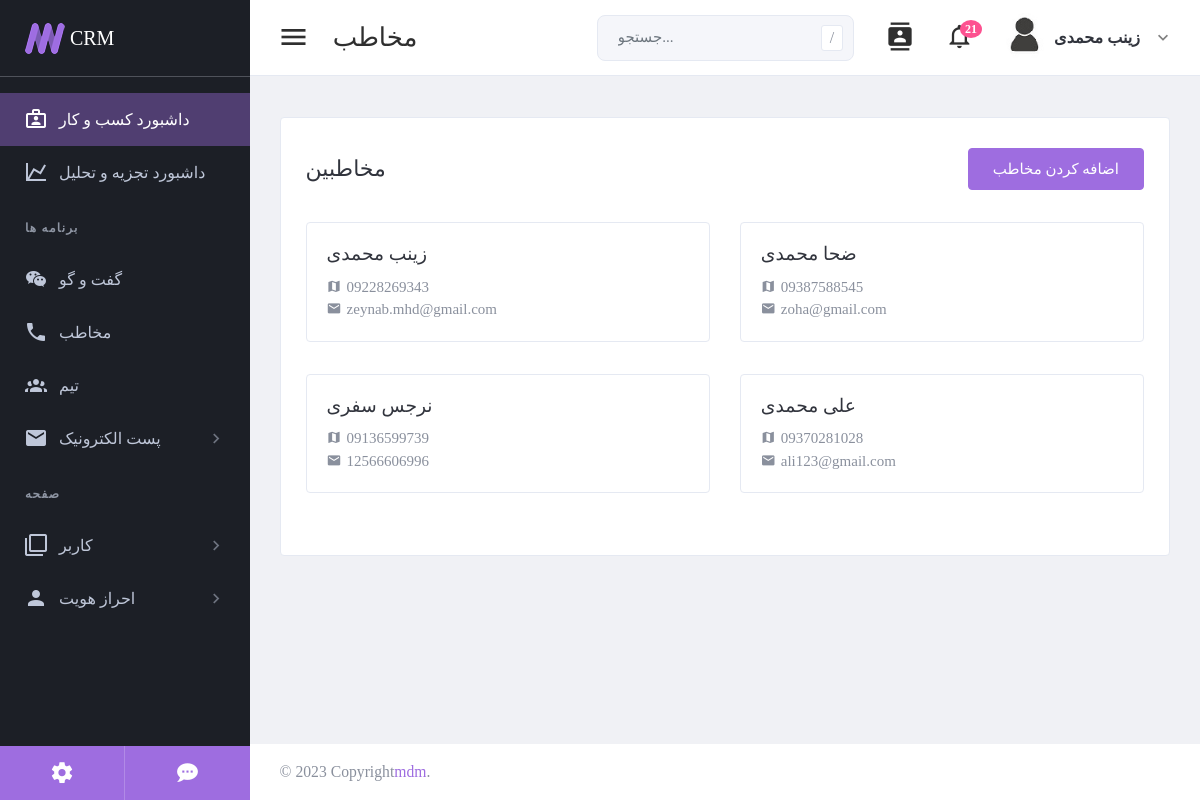
Screenshot of /contacts.php (signed in) with the database file from the repository.
### tables this page shows
CREATE TABLE IF NOT EXISTS `tblusers` (
  `id` int NOT NULL AUTO_INCREMENT,
  `flname` varchar(80) NOT NULL,
  `phone` varchar(80) NOT NULL,
  `email` varchar(80) NOT NULL,
  `pass` varchar(127) NOT NULL,
  PRIMARY KEY (`id`)
);

### contacts.php (the view, shortened to what this page needs)
<?php
include_once "config.php";
$query=mysqli_query($db,"select * from  tblusers");
?>
<!DOCTYPE html>
<html lang="en" dir="ltr">
  <head>
  <link href="plugins/material/css/materialdesignicons.min.css" rel="stylesheet" />
  <link href="plugins/simplebar/simplebar.css" rel="stylesheet" />
  <link href="plugins/nprogress/nprogress.css" rel="stylesheet" />
  <link id="main-css-href" rel="stylesheet" href="css/style.css" />
</head>
  <body class="navbar-fixed sidebar-fixed" id="body">
    <div class="wrapper">
        <aside class="left-sidebar sidebar-dark" id="left-sidebar">
          <div id="sidebar" class="sidebar sidebar-with-footer">
            <div class="app-brand">
              <a href="/index.php">
                <img src="images/logo.png" alt="Mono">
                <span class="brand-name">CRM</span>
              </a>
            </div>
            <div class="sidebar-left" data-simplebar style="height: 100%;">
              <ul class="nav sidebar-inner" id="sidebar-menu">
                  <li
                   class="active"
                   >
                    <a class="sidenav-item-link" href="index.php">
                      <i class="mdi mdi-briefcase-account-outline"></i>
                      <span class="nav-text">داشبورد کسب و کار</span>
                    </a>
                  </li>
                  <li
                   >
                    <a class="sidenav-item-link" href="analytics.php">
                      <i class="mdi mdi-chart-line"></i>
                      <span class="nav-text">داشبورد تجزیه و تحلیل</span>
                    </a>
                  </li>
                  <li class="section-title">
                    برنامه ها
                  </li>
                  <li
                   >
                    <a class="sidenav-item-link" href="chat.php">
                      <i class="mdi mdi-wechat"></i>
                      <span class="nav-text">گفت و گو</span>
                    </a>
                  </li>
                  <li
                   >
                    <a class="sidenav-item-link" href="contacts.php">
                      <i class="mdi mdi-phone"></i>
                      <span class="nav-text">مخاطب</span>
                    </a>
                  </li>
                  <li
                   >
                    <a class="sidenav-item-link" href="team.php">
                      <i class="mdi mdi-account-group"></i>
                      <span class="nav-text">تیم</span>
                    </a>
                  </li>
                  <li  class="has-sub" >
                    <a class="sidenav-item-link" href="javascript:void(0)" data-toggle="collapse" data-target="#email"
                      aria-expanded="false" aria-controls="email">
                      <i class="mdi mdi-email"></i>
                      <span class="nav-text">پست الکترونیک</span> <b class="caret"></b>
                    </a>
                  </li>
                  <li class="section-title">
                    صفحه
                  </li>
                  <li  class="has-sub" >
                    <a class="sidenav-item-link" href="javascript:void(0)" data-toggle="collapse" data-target="#users"
                      aria-expanded="false" aria-controls="users">
                      <i class="mdi mdi-image-filter-none"></i>
                      <span class="nav-text">کاربر</span> <b class="caret"></b>
                    </a>
                  </li>
                  <li  class="has-sub" >
                    <a class="sidenav-item-link" href="javascript:void(0)" data-toggle="collapse" data-target="#authentication"
                      aria-expanded="false" aria-controls="authentication">
                      <i class="mdi mdi-account"></i>
                      <span class="nav-text">احراز هویت</span> <b class="caret"></b>
                    </a>
                  </li>
              </ul>
            </div>
            <div class="sidebar-footer">
              <div class="sidebar-footer-content">
                <ul class="d-flex">
                  <li>
                    <a href="user-account-settings.php" data-toggle="tooltip" title="Profile settings"><i class="mdi mdi-settings"></i></a></li>
                  <li>
                    <a href="#" data-toggle="tooltip" title="No chat messages"><i class="mdi mdi-chat-processing"></i></a>
                  </li>
                </ul>
              </div>
            </div>
          </div>
        </aside>
      <div class="page-wrapper">
          <header class="main-header" id="header">
            <nav class="navbar navbar-expand-lg navbar-light" id="navbar">
              <button id="sidebar-toggler" class="sidebar-toggle">
              </button>
              <span class="page-title">مخاطب</span>
              <div class="navbar-right ">
                <div class="search-form">
                  <form action="index.php" method="get">
                    <div class="input-group input-group-sm" id="input-group-search">
                      <input type="text" autocomplete="off" name="query" id="search-input" class="form-control" placeholder="جستجو..." />
                      <div class="input-group-append">
                        <button class="btn" type="button">/</button>
                      </div>
                    </div>
                  </form>
                </div>
                <ul class="nav navbar-nav">
                  <li class="custom-dropdown">
                    <a class="offcanvas-toggler active custom-dropdown-toggler" data-offcanvas="contact-off" href="javascript:" >
                      <i class="mdi mdi-contacts icon"></i>
                    </a>
                  </li>
                  <li class="custom-dropdown">
                    <button class="notify-toggler custom-dropdown-toggler">
                      <i class="mdi mdi-bell-outline icon"></i>
                      <span class="badge badge-xs rounded-circle">21</span>
                    </button>
                  </li>
                  <li class="dropdown user-menu">
                    <button class="dropdown-toggle nav-link" data-toggle="dropdown">
                      <img src="images/user/user-xs-01.jpg" class="user-image rounded-circle" alt="User Image" />
                      <span class="d-none d-lg-inline-block"><?= $_SESSION['login'] ?></span>
                    </button>
                  </li>
                </ul>
              </div>
            </nav>
          </header>
<div class="content-wrapper">
  <div class="content"><div class="card card-default">
    <div class="card-header align-items-center px-3 px-md-5">
      <h2>مخاطبین</h2>
      <button type="button" class="btn btn-primary" data-toggle="modal" data-target="#modal-add-contact"> اضافه کردن مخاطب
      </button>
    </div>
    <div class="card-body px-3 px-md-5">
      <div class="row">
          <?php  while ($row=mysqli_fetch_array($query)) { ?>
        <div class="col-lg-8 col-xl-6">
          <div class="card card-default p-4">
            <a href="javascript:0" class="media text-secondary" data-toggle="modal" data-target="#modal-contact">
              <div class="media-body">
                <h5 class="mt-0 mb-2 text-dark"><?php  echo $row['flname'];?></h5>
                <ul class="list-unstyled text-smoke text-smoke">
                  <li class="d-flex">
                    <i class="mdi mdi-map mr-1"></i>
                    <span><?php  echo $row['phone'];?></span>
                  </li>
                  <li class="d-flex">
                    <i class="mdi mdi-email mr-1"></i>
                    <span><?php  echo $row['email'];?></span>
                  </li>
                </ul>
              </div>
            </a>
          </div>
        </div>
        <?php    }    ?>
       </div>
    </div>
  </div>
</div>
          <footer class="footer mt-auto">
            <div class="copyright bg-white">
              <p>
                &copy; <span id="copy-year"></span> Copyright<a class="text-primary" href="http://www.iamabdus.com/" target="_blank" >mdm</a>.
              </p>
            </div>
          </footer>
      </div>
    </div>
  </body>
</html>

### contacts.php (style rules this page uses)
body { font-family: "Vazir"; }

### rows the page displays
tblusers: flname "زینب محمدی", phone "09228269343", email "zeynab.mhd@gmail.com"
tblusers: flname "ضحا محمدی", phone "09387588545", email "zoha@gmail.com"
tblusers: flname "نرجس سفری", phone "09136599739", email "12566606996"
tblusers: flname "علی محمدی", phone "09370281028", email "ali123@gmail.com"

### other values shown
$_SESSION['login'] "زینب محمدی"
